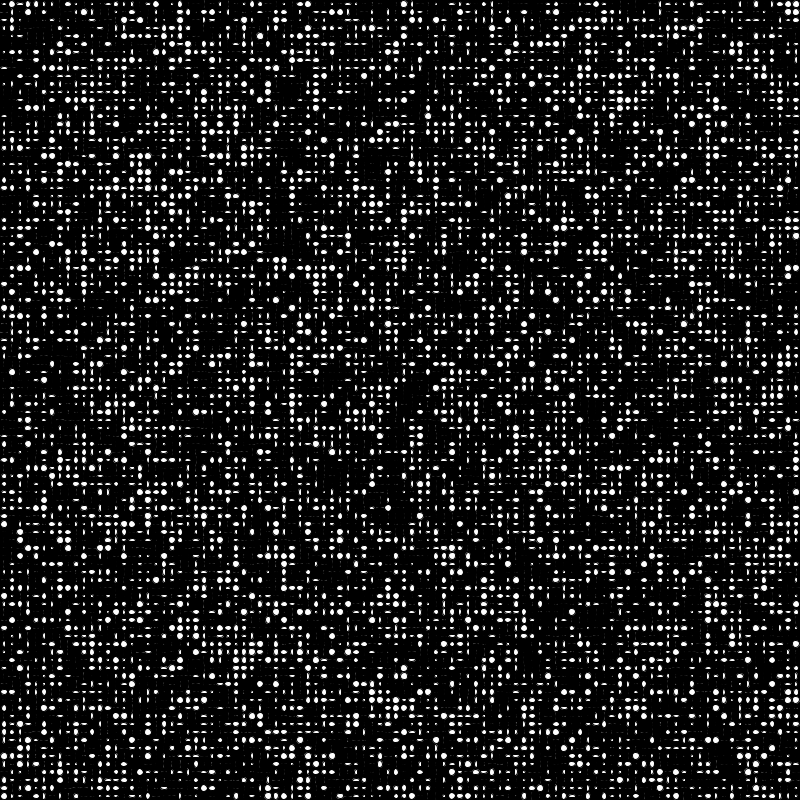
Frame 1 (no input)
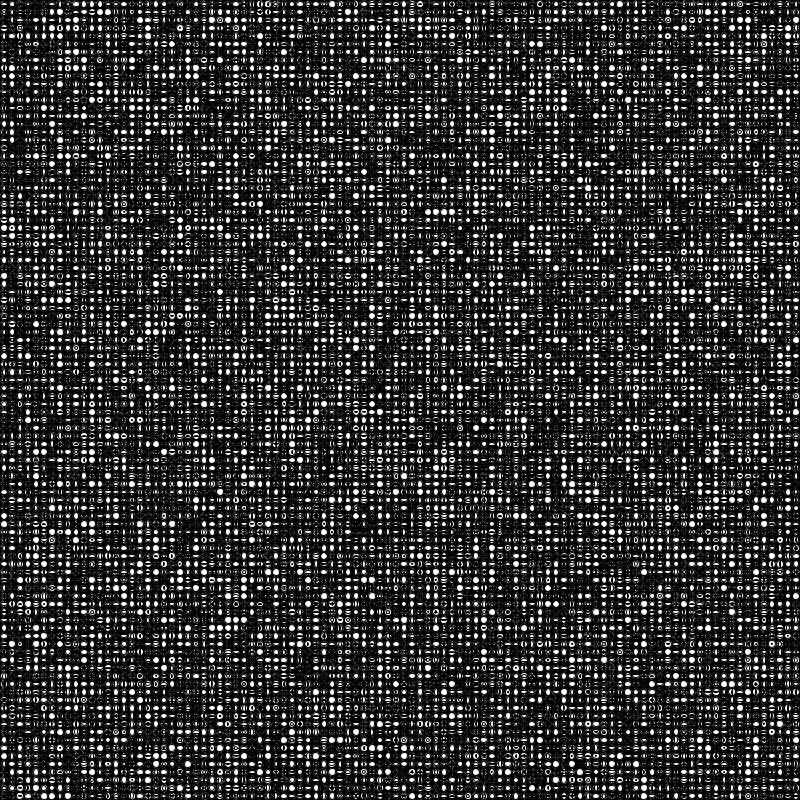
Frame 60 (the mouse pressed at the canvas centre just before this capture)
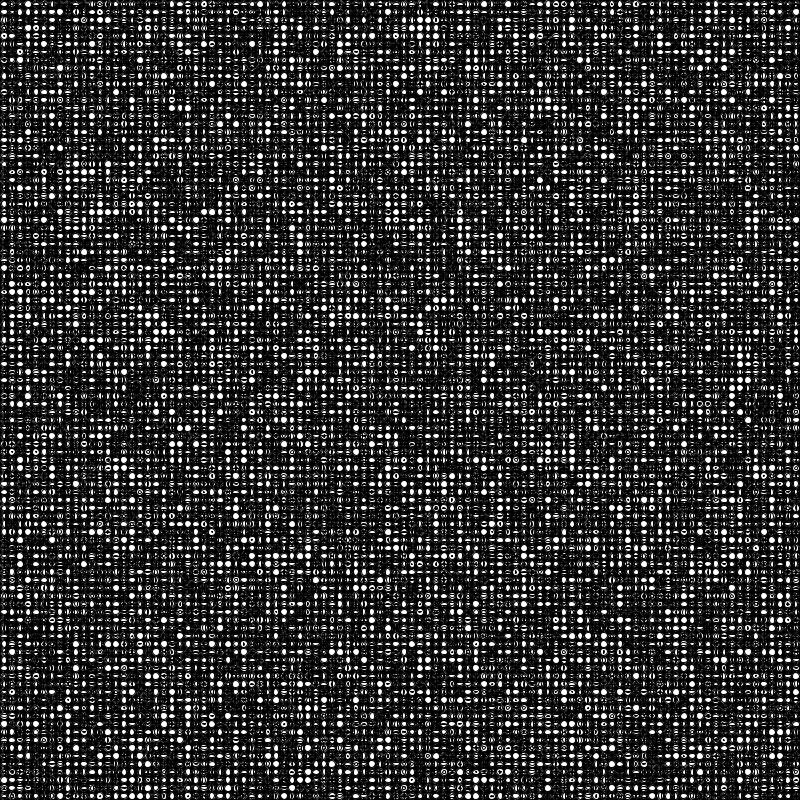
Frame 120 (the mouse held since frame 60 and released just before this capture)

The Processing sketch that drew these frames (run headless with seeded random() and noise(); from frame 60 on, the mouse is pressed at the canvas centre):

// Processing sketch: multipleCircles
// ── multipleCircles.pde
int filas = 100;
int columnas = 100;
float x, y;

void setup() {
  size(800, 800);
  background(0);
  x = width/columnas;
  y = height/filas;
}

void draw() {
  for(int i=0; i < filas; i++) {
    for(int j=0; j < columnas; j++) {
        //rect(i*x, j*y, x, y);
        ellipse(i*x+x/2, j*y+y/2, random(x), random(y));
    }
  }
}
